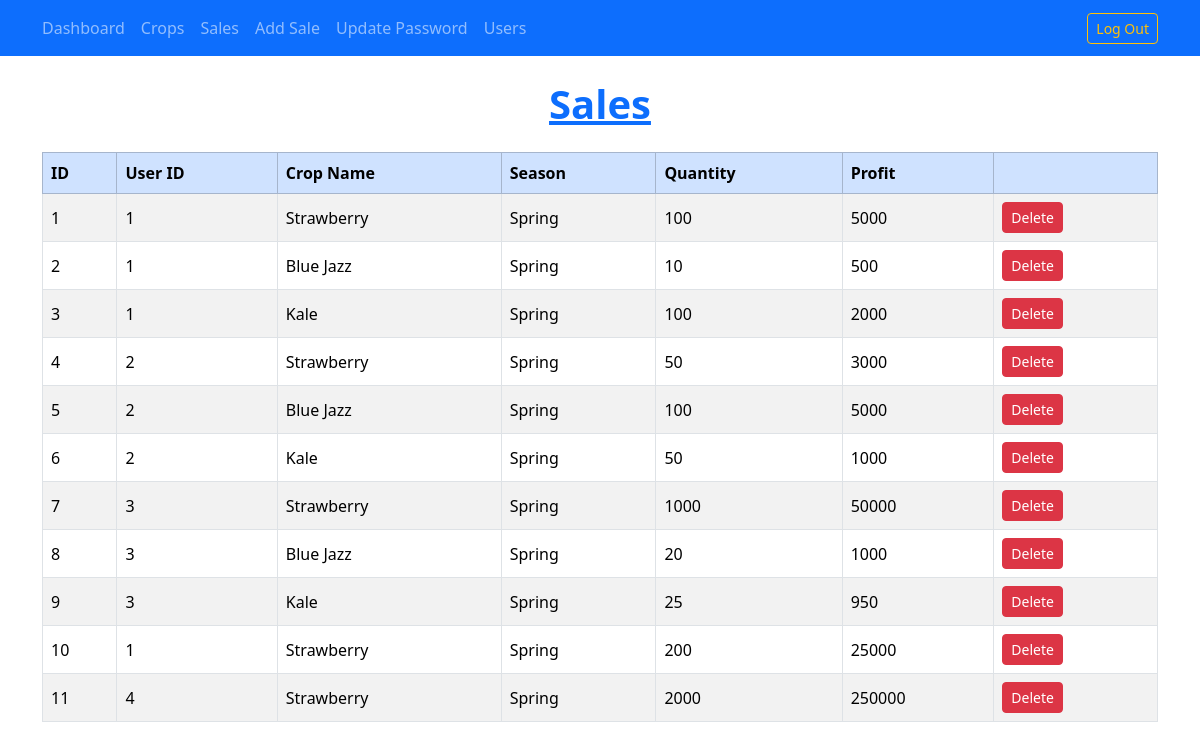
The page /sales (signed in) on the database its author committed.
### app.py (models this page shows)
class Sales(UserMixin, db.Model):
    id = db.Column(db.Integer, primary_key=True)
    cropid = db.Column(db.Integer, db.ForeignKey('crops.id'), nullable=False)
    season = db.Column(db.String(50), nullable=False)
    quantitysold = db.Column(db.Integer, nullable=False)
    profitmade = db.Column(db.Integer, nullable=False)
    userid = db.Column(db.Integer, db.ForeignKey('users.id'), nullable=False)
    crops = db.relationship('Crops', backref='sales', lazy=True)

class Crops(UserMixin, db.Model):
    id = db.Column(db.Integer, primary_key=True)
    cropname = db.Column(db.String(50), nullable=False)
    seedprice = db.Column(db.String(50), nullable=False)
    lowestsellingprice = db.Column(db.Integer, nullable=False)

### app.py (the view)
@app.route('/sales', methods=['GET'])
@login_required
def sales():
    if authAdmin(current_user.id) == True:
        sales = Sales.query.all()
        return render_template("sales.html", sales=sales)
    else:
        sales = Sales.query.filter_by(userid=current_user.id).all()
        return render_template("sales.html", sales=sales)

### Backend/accountTypeMannager.py (called while the page is built)
def authAdmin(UID):
    try:
        conn = sqlite3.connect('./Database/tables.db')
        cur = conn.cursor()
    except:
        return "connection failed"
    try:
        sql = '''SELECT ACCOUNTTYPE FROM users WHERE ROWID = ''' + str(UID) + ';'
        cur.execute(sql)
        accountType = cur.fetchone()
    except:
        print("retrieval failed")
        return "retrival failed"
    if str(accountType[0]) == "Admin":
        print("True")
        return True
    else:
        print("False")
        return False

### app.py (called while the page is built)
@login_manager.user_loader
def load_user(user_id):
    return Users.query.get(int(user_id))

### templates/sales.html
{% extends "base.html" %}
{% block content %}
<h1 class="mb-4 text-primary fw-bold text-decoration-underline text-center">Sales</h1>
<div class="container">
<table class="table table-striped table-bordered align-middle my-4">
    <thead class="table-primary">
        <tr>
            <th>ID</th>
            <th>User ID</th>
            <th>Crop Name</th>
            <th>Season</th>
            <th>Quantity</th>
            <th>Profit</th>
            <th></th>
        </tr>
    </thead>
    <tbody>
        {% for sales in sales %}
        <tr>
            <td>{{ sales.id }}</td>
            <td>{{ sales.userid }}</td>
            <td>{{ sales.crops.cropname }}</td>
            <td>{{ sales.season }}</td>
            <td>{{ sales.quantitysold }}</td>
            <td>{{ sales.profitmade }}</td>
            <td>
                <form action="{{ url_for('deleteSale', saleid=sales.id) }}" method="post" style="display:inline;">
                    <button type="submit" class="btn btn-danger btn-sm" onclick="return confirm('Are you sure you want to delete this sale?');">Delete</button>
                </form>
            </td>
        </tr>
        {% endfor %}
    </tbody>
</table>
</div>
{% endblock %}

### rows shown on the page
Sales: id "1", userid "1", crops.cropname "Strawberry", season "Spring", quantitysold "100", profitmade "5000"
Sales: id "2", userid "1", crops.cropname "Blue Jazz", season "Spring", quantitysold "10", profitmade "500"
Sales: id "3", userid "1", crops.cropname "Kale", season "Spring", quantitysold "100", profitmade "2000"
Sales: id "4", userid "2", crops.cropname "Strawberry", season "Spring", quantitysold "50", profitmade "3000"
Sales: id "5", userid "2", crops.cropname "Blue Jazz", season "Spring", quantitysold "100", profitmade "5000"
Sales: id "6", userid "2", crops.cropname "Kale", season "Spring", quantitysold "50", profitmade "1000"
Sales: id "7", userid "3", crops.cropname "Strawberry", season "Spring", quantitysold "1000", profitmade "50000"
Sales: id "8", userid "3", crops.cropname "Blue Jazz", season "Spring", quantitysold "20", profitmade "1000"
Sales: id "9", userid "3", crops.cropname "Kale", season "Spring", quantitysold "25", profitmade "950"
Sales: id "10", userid "1", crops.cropname "Strawberry", season "Spring", quantitysold "200", profitmade "25000"
Sales: id "11", userid "4", crops.cropname "Strawberry", season "Spring", quantitysold "2000", profitmade "250000"
